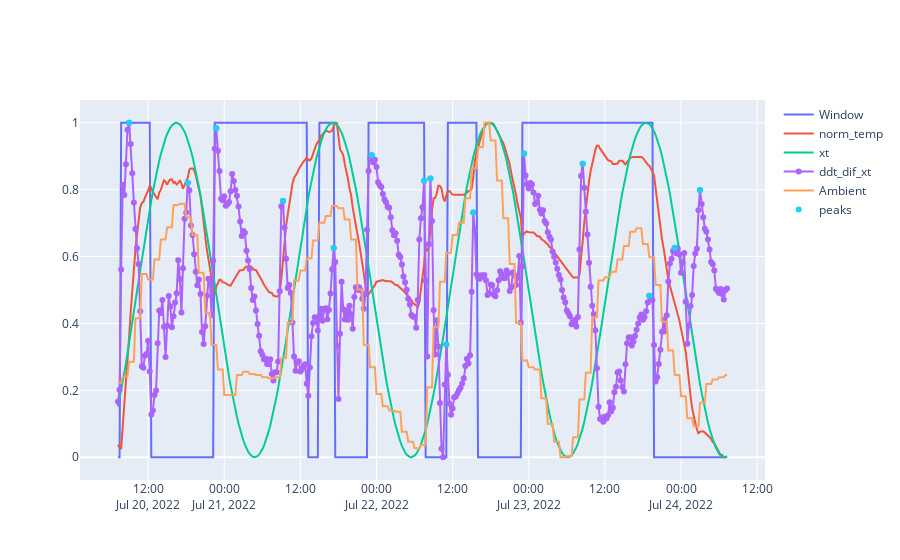

The code cell stored with this chart in its notebook:
### Code cell
temp = a01["Temp C"]
time = a01["DateTime"]



# normalized temperature 
norm_temp = h.normalize(temp)

# sinusoidal fit to normalized temp (eyeballing )
xt, t = make_fit(series=temp, A=-0.5, w=3.9*(1/(len(temp))), phi=0.8, w_t_var=1)
# xt += 0.5

# xt, t = make_fit(series=temp, A=-0.5, w=big_peak, phi=0.8, w_t_var=1)


# difference and derivative 
dif_xt = norm_temp - xt 
ddt_dif_xt= norm_grad(dif_xt)

# ambient temp 
amb = h.normalize(a00["Ambient Temp"])

peaks=scipy.signal.find_peaks(ddt_dif_xt, prominence=0.2)[0]
peak_widths = scipy.signal.peak_widths(ddt_dif_xt, peaks)

fig = go.Figure()

fig.add_trace(go.Scatter(
    x=time, y=a01["Window Open"], name="Window", mode='lines',
))

fig.add_trace(go.Scatter(x=time, y=norm_temp, name="norm_temp", mode='lines',))

fig.add_trace(go.Scatter(x=time, y=xt, name="xt", mode='lines',))

fig.add_trace(go.Scatter(x=time, y=ddt_dif_xt, name="ddt_dif_xt", mode='lines+markers',))

fig.add_trace(go.Scatter( x=time, y=amb,  name="Ambient", mode='lines',))

fig.add_trace(go.Scatter( x=time[peaks], y=ddt_dif_xt[peaks],  name="peaks", mode='markers',))

### Figure 1 — Plotly figure (JSON) as saved in the notebook; plotly's stock layout.template omitted (floating-point values rounded to 4 significant figures; data arrays with more than 128 entries replaced by an {"elided": "..."} marker saying what was removed)
{"data": [{"mode": "lines", "name": "Window", "type": "scatter", "x": {"elided": "385 str values"}, "y": {"elided": "385 int values"}}, {"mode": "lines", "name": "norm_temp", "type": "scatter", "x": {"elided": "385 str values"}, "y": {"elided": "385 float values"}}, {"mode": "lines", "name": "xt", "type": "scatter", "x": {"elided": "385 str values"}, "y": {"elided": "385 float values"}}, {"mode": "lines+markers", "name": "ddt_dif_xt", "type": "scatter", "x": {"elided": "385 str values"}, "y": {"elided": "385 float values"}}, {"mode": "lines", "name": "Ambient", "type": "scatter", "x": {"elided": "385 str values"}, "y": {"elided": "385 float values"}}, {"mode": "markers", "name": "peaks", "type": "scatter", "x": ["2022-07-20T09:00:00", "2022-07-20T18:15:00", "2022-07-20T22:45:00", "2022-07-21T09:15:00", "2022-07-21T17:15:00", "2022-07-21T23:15:00", "2022-07-22T07:30:00", "2022-07-22T08:30:00", "2022-07-22T11:00:00", "2022-07-22T15:15:00", "2022-07-22T23:15:00", "2022-07-23T08:30:00", "2022-07-23T19:00:00", "2022-07-23T23:00:00", "2022-07-24T03:00:00"], "y": [1, 0.8204, 0.9838, 0.7664, 0.6252, 0.9026, 0.8263, 0.8336, 0.3373, 0.7317, 0.9083, 0.8778, 0.4828, 0.6261, 0.7988]}], "layout": {}}
